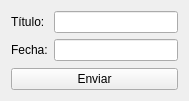
<?xml version="1.0" encoding="UTF-8"?>
<ui version="4.0">
 <class>FormOrganigrama</class>
 <widget class="QWidget" name="FormOrganigrama">
  <property name="geometry">
   <rect>
    <x>0</x>
    <y>0</y>
    <width>189</width>
    <height>101</height>
   </rect>
  </property>
  <property name="windowTitle">
   <string>Formulario Organigrama</string>
  </property>
  <layout class="QVBoxLayout" name="verticalLayout">
   <item>
    <layout class="QFormLayout" name="formLayout">
     <item row="0" column="0">
      <widget class="QLabel" name="titulo_label">
       <property name="text">
        <string>Título:</string>
       </property>
      </widget>
     </item>
     <item row="0" column="1">
      <widget class="QLineEdit" name="titulo_lineEdit"/>
     </item>
     <item row="1" column="0">
      <widget class="QLabel" name="label">
       <property name="text">
        <string>Fecha:</string>
       </property>
      </widget>
     </item>
     <item row="1" column="1">
      <widget class="QLineEdit" name="fecha_lineEdit"/>
     </item>
    </layout>
   </item>
   <item>
    <widget class="QPushButton" name="enviar_button">
     <property name="text">
      <string>Enviar</string>
     </property>
    </widget>
   </item>
  </layout>
 </widget>
 <resources/>
 <connections/>
</ui>
